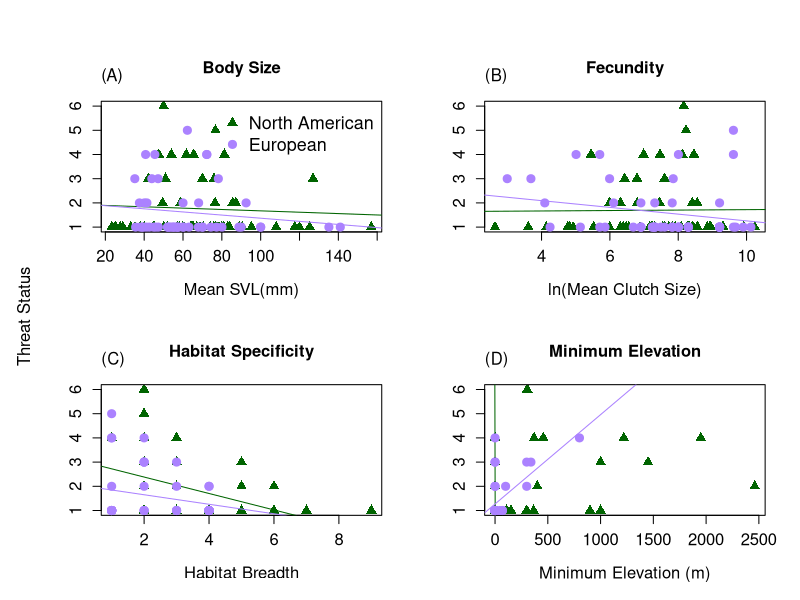
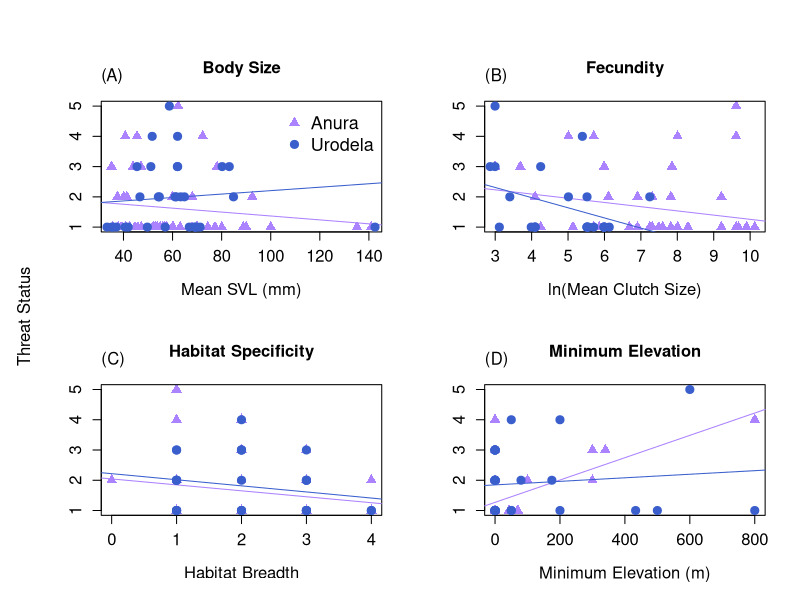

Recreate these plots in R, in order. (Note: this script raises an error after producing the figures.)
# ENEC 395 Undergraduate Research 
# Alicia Wood
# 4/28/17
# Correlates of Extinction Risk in European and North American Amphibians



### Setting the working directory 

setwd('~/Desktop/Extinction-Risk')

library(dplyr)
library(tidyr)



### Reading in raw data files

NAfrogs = read.table("NorthAmericanFrogs.txt", header=T, sep = '\t', quote = "\"")
NApaired = read.table("NorthAmericanFrogsPaired.txt", header=T, sep='\t', quote = "\"")
EuroAmphib = read.table("EuropeanAmphibians.txt", header=T, sep = '\t', quote = "\"", 
                        na.strings = "DD")
Taxonomy = read.table("Taxonomy.txt", header=T, sep = '\t', quote = "\"")



### Simplifying and preparing data for analysis

#Creating Habitat Breadth columns in both datasets
EuroAmphib$Forest <- apply(EuroAmphib[,c(123:131)], 1, sum)
EuroAmphib$Forest[EuroAmphib$Forest > 0] <- 1
EuroAmphib$Savanna <- apply(EuroAmphib[,c(132:133)], 1, sum)
EuroAmphib$Savanna[EuroAmphib$Savanna > 0] <- 1
EuroAmphib$Shrubland <- apply(EuroAmphib[,c(134:141)], 1, sum)
EuroAmphib$Shrubland[EuroAmphib$Shrubland > 0] <- 1
EuroAmphib$Grassland <- apply(EuroAmphib[,c(142:148)], 1, sum)
EuroAmphib$Grassland[EuroAmphib$Grassland > 0] <- 1
EuroAmphib$Wetlands <- apply(EuroAmphib[,c(149:164)], 1, sum)
EuroAmphib$Wetlands[EuroAmphib$Wetlands > 0] <- 1
EuroAmphib$RockyAreas[EuroAmphib$Habitat_RockyAreas_inland_cliffs_moutain_peaks == 1] <- 1
EuroAmphib$RockyAreas[EuroAmphib$Habitat_RockyAreas_inland_cliffs_moutain_peaks == 0] <- 0
EuroAmphib$Caves <- apply(EuroAmphib[,c(166:167)], 1, sum)
EuroAmphib$Caves[EuroAmphib$Caves > 0] <- 1
EuroAmphib$Deserts <- apply(EuroAmphib[,c(168:170)], 1, sum)
EuroAmphib$Deserts[EuroAmphib$Deserts > 0] <- 1
EuroAmphib$ArtificialTerrestrial <- apply(EuroAmphib[,c(171:176)], 1, sum)
EuroAmphib$ArtificialTerrestrial[EuroAmphib$ArtificialTerrestrial > 0] <- 1
EuroAmphib$Other[EuroAmphib$Habitat_Other_dunes == 1] <- 1
EuroAmphib$Other[EuroAmphib$Habitat_Other_dunes == 0] <- 0
EuroAmphib$HabitatBreadth <- apply(EuroAmphib[,c(255:264)], 1, sum)
NAfrogs$HabitatBreadth <- apply(NAfrogs[,c(22:33)], 1, sum)

#Condensing mean max and min Clutch Size into 1 mean Clutch Size column for NA dataset
NAfrogs$ClutchSize <- ifelse(is.na(NAfrogs$MeanClutchSize), ifelse(is.na(NAfrogs$MaxClutchSize), 
                      ifelse(is.na(NAfrogs$MinClutchSize), NA, NAfrogs$MinClutchSize),
                      ifelse(is.na(NAfrogs$MinClutchSize), NAfrogs$MaxClutchSize, 
                      rowMeans(NAfrogs[,c("MinClutchSize", "MaxClutchSize")]))), 
                      NAfrogs$MeanClutchSize)

#Simplifying NAfrogs SVL data into 1 Mean SVL column
NAfrogs$SVLunspecified <- ifelse(is.na(NAfrogs$MeanSVL_Unspecified_mm), 
                                 ifelse(is.na(NAfrogs$MaxSVL_Unspecified_mm),
                                        ifelse(is.na(NAfrogs$MinSVL_Unspecified_mm), NA, 
                                               NAfrogs$MinSVL_Unspecified_mm), 
                                        ifelse(is.na(NAfrogs$MinSVL_Unspecified_mm), 
                                               NAfrogs$MaxSVL_Unspecified_mm, 
                                               rowMeans(NAfrogs[,c("MinSVL_Unspecified_mm", 
                                                                   "MaxSVL_Unspecified_mm")]))), 
                                 NAfrogs$MeanSVL_Unspecified_mm)
NAfrogs$SVLfemale <- ifelse(is.na(NAfrogs$MeanSVL_Female_mm), 
                            ifelse(is.na(NAfrogs$MaxSVL_Female_mm), 
                                   ifelse(is.na(NAfrogs$MinSVL_Female_mm), NA, 
                                          NAfrogs$MinSVL_Female_mm), 
                                   ifelse(is.na(NAfrogs$MinSVL_Female_mm), 
                                          NAfrogs$MaxSVL_Female_mm, 
                                          rowMeans(NAfrogs[,c("MinSVL_Female_mm", 
                                                              "MaxSVL_Female_mm")]))), 
                            NAfrogs$MeanSVL_Female_mm)
NAfrogs$SVLmale <- ifelse(is.na(NAfrogs$MeanSVL_Male_mm), 
                          ifelse(is.na(NAfrogs$MaxSVL_Male_mm), 
                                 ifelse(is.na(NAfrogs$MinSVL_Male_mm), NA, 
                                        NAfrogs$MinSVL_Male_mm), 
                                 ifelse(is.na(NAfrogs$MinSVL_Male_mm), NAfrogs$MaxSVL_Male_mm, 
                                        rowMeans(NAfrogs[,c("MinSVL_Male_mm", 
                                                            "MaxSVL_Male_mm")]))), 
                          NAfrogs$MeanSVL_Male_mm)
NAfrogs$SVLMFmean <- rowMeans(NAfrogs[,c("SVLfemale", "SVLmale")])
NAfrogs$SVL <- ifelse(!is.na(NAfrogs$SVLunspecified) & !is.na(NAfrogs$SVLfemale) & 
                        !is.na(NAfrogs$SVLmale), rowMeans(NAfrogs[,c("SVLunspecified", 
                                                                     "SVLMFmean")]), 
                      ifelse(is.na(NAfrogs$SVLunspecified), 
                             ifelse(is.na(NAfrogs$SVLfemale), 
                                    ifelse(is.na(NAfrogs$SVLmale), NA, NAfrogs$SVLmale), 
                                    ifelse(is.na(NAfrogs$SVLmale), NAfrogs$SVLfemale, 
                                           NAfrogs$SVLMFmean)), NAfrogs$SVLunspecified))



### Organizing Threat Data

# Creating Continuous Threat Status Values in European Dataset
EuroAmphib$threat[EuroAmphib$IUCN_Status_LeastConcern == 1] <- 1
EuroAmphib$threat[EuroAmphib$IUCN_Status_NearThreatened == 1] <- 2
EuroAmphib$threat[EuroAmphib$IUCN_Status_Vulnerable == 1] <- 3
EuroAmphib$threat[EuroAmphib$IUCN_Status_Endangered == 1] <- 4
EuroAmphib$threat[EuroAmphib$IUCN_Status_CriticallyEndangered == 1] <- 5
# Creating Threat status ordinal values
threat = data.frame(IUCN_Threat_Status = c('LC', 'NT', 'VU', 'EN', 'CR', 'EW'),
                    threat = 1:6)



### Joining in taxonomy and threat datasets

NAfrogs <- merge(NAfrogs, Taxonomy, by = "SpeciesName") %>% left_join(threat)
EuroAmphib <- merge(EuroAmphib, Taxonomy, by = "SpeciesName")



### Dividing European dataset into Anura and Urodela order datasets

Efrogs <- EuroAmphib[EuroAmphib$Order == 'Anura',]
Esalamanders <- EuroAmphib[EuroAmphib$Order == 'Urodela',]



##### Plots and Linear Models

## North American and European Anura Comparison
pdf('plots/NA_Eur_anura.pdf', height = 8, width = 10)
par(mfrow=c(2,2), oma = c(0,2,2,0), cex.lab = 1.2, cex.axis = 1.2)
# SVL
plot(NAfrogs$SVL, NAfrogs$threat, xlab = "Mean SVL(mm)", ylab = "", 
     main = "Body Size", col = "darkgreen", pch = 17, cex = 1.3)
lm_svl_na = lm(NAfrogs$threat ~ NAfrogs$SVL)
abline(lm_svl_na, col = "darkgreen")
summary(lm_svl_na)
points(Efrogs$SVL_Unspecified_mm, Efrogs$threat, 
       col = "mediumpurple1", pch = 19, cex = 1.3)
lm_svl_e = lm(Efrogs$threat ~ Efrogs$SVL_Unspecified_mm)
abline(lm_svl_e, col = "mediumpurple1")
summary(lm_svl_e)
legend("topright", c("North American", "European"), pch = c(17,19), 
       col = c("darkgreen", "mediumpurple1"), cex = 1.3, bty = "n")
mtext("(A)", 3, adj = 0, line = 1)
# Clutch Size
plot(log(NAfrogs$ClutchSize), NAfrogs$threat, xlab = "ln(Mean Clutch Size)", ylab = "", 
     main = "Fecundity", col = "darkgreen", pch = 17, cex = 1.3)
lm_cs_na = lm(NAfrogs$threat ~ log(NAfrogs$ClutchSize))
abline(lm_cs_na, col = "darkgreen")
summary(lm_cs_na)
points(log(Efrogs$Number_of_eggs_or_offspring), Efrogs$threat, 
       col = "mediumpurple1", pch = 19, cex = 1.3)
lm_cs_e = lm(Efrogs$threat ~ log(Efrogs$Number_of_eggs_or_offspring))
abline(lm_cs_e, col = "mediumpurple1")
summary(lm_cs_e)
mtext("(B)", 3, adj = 0, line = 1)
# Habitat Breadth
plot(NAfrogs$HabitatBreadth, NAfrogs$threat, xlab = "Habitat Breadth", ylab = "", 
     main = "Habitat Specificity", col = "darkgreen", pch = 17, cex = 1.3)
lm_hb_na = lm(NAfrogs$threat ~ NAfrogs$HabitatBreadth)
abline(lm_hb_na, col = "darkgreen")
summary(lm_hb_na)
points(Efrogs$HabitatBreadth, Efrogs$threat, 
       col = "mediumpurple1", pch = 19, cex = 1.3)
lm_hb_e = lm(Efrogs$threat ~ Efrogs$HabitatBreadth)
abline(lm_hb_e, col = "mediumpurple1")
summary(lm_hb_e)
mtext("(C)", 3, adj = 0, line = 1)
# Minimum Elevation
plot(NAfrogs$MinElevation_m, NAfrogs$threat, xlab = "Minimum Elevation (m)", 
     ylab = "", main = "Minimum Elevation", 
     col = "darkgreen", pch = 17, cex = 1.3)
lm_me_na = lm(NAfrogs$threat ~ NAfrogs$MinElevation_m)
abline(lm_me_na, col = "darkgreen")
summary(lm_me_na)
points(Efrogs$Altitude_min, Efrogs$threat, col = "mediumpurple1", pch = 19, cex = 1.3)
lm_me_e = lm(Efrogs$threat ~ Efrogs$Altitude_min)
abline(lm_me_e, col = "mediumpurple1")
summary(lm_me_e)
mtext("(D)", 3, adj = 0, line = 1)
mtext("Threat Status", side = 2, outer = TRUE)
dev.off()

# Multi-Variable Linear Model North American Frogs
Multi_lm_na = lm(NAfrogs$threat ~ NAfrogs$SVL + NAfrogs$ClutchSize + 
                   NAfrogs$HabitatBreadth + NAfrogs$MinElevation_m)
summary(Multi_lm_na)
# Multi-Variable Linear Model European Frogs
Multi_lm_e = lm(Efrogs$threat ~ Efrogs$SVL_Unspecified_mm + 
                  Efrogs$Number_of_eggs_or_offspring + 
                  Efrogs$HabitatBreadth + Efrogs$Altitude_min)
summary(Multi_lm_e)


## European Anura and Urodela Comparison
pdf('plots/EurF_EurS.pdf', height = 8, width = 10)
par(mfrow=c(2,2), oma = c(0,2,2,0), cex.lab = 1.2, cex.axis = 1.2)
# SVL
plot(Efrogs$SVL_Unspecified_mm, Efrogs$threat, xlab = "Mean SVL (mm)", ylab = "", 
     col = "mediumpurple1", main = "Body Size", pch = 17, cex = 1.3)
lm_svl_f = lm(Efrogs$threat ~ Efrogs$SVL_Unspecified_mm)
abline(lm_svl_f, col = "mediumpurple1")
summary(lm_svl_f)
points(Esalamanders$SVL_Unspecified_mm, Esalamanders$threat, 
       col = "royalblue3", pch = 19, cex = 1.3)
lm_svl_s = lm(Esalamanders$threat ~ Esalamanders$SVL_Unspecified_mm)
abline(lm_svl_s, col = "royalblue3")
summary(lm_svl_s)
legend("topright", c("Anura", "Urodela"), pch = c(17,19), 
       col = c("mediumpurple1", "royalblue3"), cex = 1.3, bty = "n")
mtext("(A)", 3, adj = 0, line = 1)
# Clutch Size
plot(log(Efrogs$Number_of_eggs_or_offspring), Efrogs$threat, xlab = "ln(Mean Clutch Size)", 
     ylab = "", col = "mediumpurple1", main = "Fecundity", pch = 17, cex = 1.3)
lm_cs_f = lm(Efrogs$threat ~ log(Efrogs$Number_of_eggs_or_offspring))
abline(lm_cs_f, col = "mediumpurple1")
summary(lm_cs_f)
points(log(Esalamanders$Number_of_eggs_or_offspring), Esalamanders$threat, 
       col = "royalblue3", pch = 19, cex = 1.3)
lm_cs_s = lm(Esalamanders$threat ~ log(Esalamanders$Number_of_eggs_or_offspring))
abline(lm_cs_s, col = "royalblue3")
summary(lm_cs_s)
mtext("(B)", 3, adj = 0, line = 1)
# Habitat Breadth
plot(Efrogs$HabitatBreadth, Efrogs$threat, xlab = "Habitat Breadth", 
     ylab = "", col = "mediumpurple1", main = "Habitat Specificity", pch = 17, cex = 1.3)
lm_hb_f = lm(Efrogs$threat ~ Efrogs$HabitatBreadth)
abline(lm_hb_f, col = "mediumpurple1")
summary(lm_hb_f)
points(Esalamanders$HabitatBreadth, Esalamanders$threat, 
       col = "royalblue3", pch = 19, cex = 1.3)
lm_hb_s = lm(Esalamanders$threat ~ Esalamanders$HabitatBreadth)
abline(lm_hb_s, col = "royalblue3")
summary(lm_hb_s)
mtext("(C)", 3, adj = 0, line = 1)
# Minimum Elevation
plot(Efrogs$Altitude_min, Efrogs$threat, xlab = "Minimum Elevation (m)", 
     ylab = "", col = "mediumpurple1", 
     main = "Minimum Elevation", pch = 17, cex = 1.3)
lm_me_f = lm(Efrogs$threat ~ Efrogs$Altitude_min)
abline(lm_me_f, col = "mediumpurple1")
summary(lm_me_f)
points(Esalamanders$Altitude_min, Esalamanders$threat, 
       col = "royalblue3", pch = 19, cex = 1.3)
lm_me_s = lm(Esalamanders$threat ~ Esalamanders$Altitude_min)
abline(lm_me_s, col = "royalblue3")
summary(lm_me_s)
mtext("(D)", 3, adj = 0, line = 1)
mtext("Threat Status", outer = TRUE, side = 2)
dev.off()

# Multi-Variable Linear Model European Frogs
Multi_lm_e = lm(Efrogs$threat ~ Efrogs$SVL_Unspecified_mm + 
                  Efrogs$Number_of_eggs_or_offspring + 
                  Efrogs$HabitatBreadth + Efrogs$Altitude_min)
summary(Multi_lm_e)
# Multi-Variable Linear Model European Salamanders
Multi_lm_s = lm(Esalamanders$threat ~ Esalamanders$SVL_Unspecified_mm + 
                  Esalamanders$Number_of_eggs_or_offspring + 
                  Esalamanders$HabitatBreadth + 
                  Esalamanders$Altitude_min)
summary(Multi_lm_s)



#### Paired Analysis

#preparing the paired dataset
NApaired$HabitatBreadth1 <- apply(NApaired[,c(24:35)], 1, sum)
NApaired$HabitatBreadth2 <- apply(NApaired[,c(63:74)], 1, sum)

NApaired$ClutchSize1 <- ifelse(is.na(NApaired$MeanClutchSize1), 
                               ifelse(is.na(NApaired$MaxClutchSize1), 
                                      ifelse(is.na(NApaired$MinClutchSize1), NA, 
                                             NApaired$MinClutchSize1), 
                                      ifelse(is.na(NApaired$MinClutchSize1), 
                                             NApaired$MaxClutchSize1, 
                                             rowMeans(NApaired[,c("MinClutchSize1", 
                                                                  "MaxClutchSize1")]))), 
                               NApaired$MeanClutchSize1)
NApaired$ClutchSize2 <- ifelse(is.na(NApaired$MeanClutchSize2), 
                               ifelse(is.na(NApaired$MaxClutchSize2), 
                                      ifelse(is.na(NApaired$MinClutchSize2), NA, 
                                             NApaired$MinClutchSize2), 
                                      ifelse(is.na(NApaired$MinClutchSize2), 
                                             NApaired$MaxClutchSize2, 
                                             rowMeans(NApaired[,c("MinClutchSize2", 
                                                                  "MaxClutchSize2")]))), 
                               NApaired$MeanClutchSize2)

NApaired$SVLunspecified1 <- ifelse(is.na(NApaired$MeanSVL_Unspecified_mm1), 
                                   ifelse(is.na(NApaired$MaxSVL_Unspecified_mm1), 
                                          ifelse(is.na(NApaired$MinSVL_Unspecified_mm1), NA, 
                                                 NApaired$MinSVL_Unspecified_mm1), 
                                          ifelse(is.na(NApaired$MinSVL_Unspecified_mm1), 
                                                 NApaired$MaxSVL_Unspecified_mm1, 
                                                 rowMeans(NApaired[,c("MinSVL_Unspecified_mm1", 
                                                                      "MaxSVL_Unspecified_mm1")]))), 
                                   NApaired$MeanSVL_Unspecified_mm1)
NApaired$SVLfemale1 <- ifelse(is.na(NApaired$MeanSVL_Female_mm1), 
                              ifelse(is.na(NApaired$MaxSVL_Female_mm1), 
                                     ifelse(is.na(NApaired$MinSVL_Female_mm1), NA, 
                                            NApaired$MinSVL_Female_mm1), 
                                     ifelse(is.na(NApaired$MinSVL_Female_mm1), 
                                            NApaired$MaxSVL_Female_mm1, 
                                            rowMeans(NApaired[,c("MinSVL_Female_mm1", 
                                                                 "MaxSVL_Female_mm1")]))), 
                              NApaired$MeanSVL_Female_mm1)
NApaired$SVLmale1 <- ifelse(is.na(NApaired$MeanSVL_Male_mm1), 
                            ifelse(is.na(NApaired$MaxSVL_Male_mm1), 
                                   ifelse(is.na(NApaired$MinSVL_Male_mm1), NA, 
                                          NApaired$MinSVL_Male_mm1), 
                                   ifelse(is.na(NApaired$MinSVL_Male_mm1), 
                                          NApaired$MaxSVL_Male_mm1, 
                                          rowMeans(NApaired[,c("MinSVL_Male_mm1", 
                                                               "MaxSVL_Male_mm1")]))), 
                            NApaired$MeanSVL_Male_mm1)
NApaired$SVLMFmean1 <- rowMeans(NApaired[,c("SVLfemale1", "SVLmale1")])
NApaired$SVL1 <- ifelse(!is.na(NApaired$SVLunspecified1) & !is.na(NApaired$SVLfemale1) & 
                          !is.na(NApaired$SVLmale1),
                        rowMeans(NApaired[,c("SVLunspecified1", "SVLMFmean1")]), 
                        ifelse(is.na(NApaired$SVLunspecified1), 
                               ifelse(is.na(NApaired$SVLfemale1), 
                                      ifelse(is.na(NApaired$SVLmale1), NA, 
                                             NApaired$SVLmale1), 
                                      ifelse(is.na(NApaired$SVLmale1), 
                                             NApaired$SVLfemale1, NApaired$SVLMFmean1)), 
                               NApaired$SVLunspecified1))
NApaired$SVLunspecified2 <- ifelse(is.na(NApaired$MeanSVL_Unspecified_mm2), 
                                   ifelse(is.na(NApaired$MaxSVL_Unspecified_mm2), 
                                          ifelse(is.na(NApaired$MinSVL_Unspecified_mm2), NA, 
                                                 NApaired$MinSVL_Unspecified_mm2), 
                                          ifelse(is.na(NApaired$MinSVL_Unspecified_mm2), 
                                                 NApaired$MaxSVL_Unspecified_mm2, 
                                                 rowMeans(NApaired[,c("MinSVL_Unspecified_mm2", 
                                                                      "MaxSVL_Unspecified_mm2")]))), 
                                   NApaired$MeanSVL_Unspecified_mm2)
NApaired$SVLfemale2 <- ifelse(is.na(NApaired$MeanSVL_Female_mm2), 
                              ifelse(is.na(NApaired$MaxSVL_Female_mm2), 
                                     ifelse(is.na(NApaired$MinSVL_Female_mm2), NA, 
                                            NApaired$MinSVL_Female_mm2), 
                                     ifelse(is.na(NApaired$MinSVL_Female_mm2), 
                                            NApaired$MaxSVL_Female_mm2, 
                                            rowMeans(NApaired[,c("MinSVL_Female_mm2", 
                                                                 "MaxSVL_Female_mm2")]))), 
                              NApaired$MeanSVL_Female_mm2)
NApaired$SVLmale2 <- ifelse(is.na(NApaired$MeanSVL_Male_mm2), 
                            ifelse(is.na(NApaired$MaxSVL_Male_mm2), 
                                   ifelse(is.na(NApaired$MinSVL_Male_mm2), NA, 
                                          NApaired$MinSVL_Male_mm2), 
                                   ifelse(is.na(NApaired$MinSVL_Male_mm2), 
                                          NApaired$MaxSVL_Male_mm2, 
                                          rowMeans(NApaired[,c("MinSVL_Male_mm2", 
                                                               "MaxSVL_Male_mm2")]))), 
                            NApaired$MeanSVL_Male_mm2)
NApaired$SVLMFmean2 <- rowMeans(NApaired[,c("SVLfemale2", "SVLmale2")])
NApaired$SVL2 <- ifelse(!is.na(NApaired$SVLunspecified2) & !is.na(NApaired$SVLfemale2) & 
                          !is.na(NApaired$SVLmale2), 
                        rowMeans(NApaired[,c("SVLunspecified2", "SVLMFmean2")]), 
                        ifelse(is.na(NApaired$SVLunspecified2), 
                               ifelse(is.na(NApaired$SVLfemale2), 
                                      ifelse(is.na(NApaired$SVLmale2), NA, 
                                             NApaired$SVLmale2), 
                                      ifelse(is.na(NApaired$SVLmale2), NApaired$SVLfemale2, 
                                             NApaired$SVLMFmean2)), NApaired$SVLunspecified2))

## Wilcoxon Tests
wilcox.test(NApaired$SVL1, NApaired$SVL2, paired = TRUE)
wilcox.test(NApaired$ClutchSize1, NApaired$ClutchSize2, paired = TRUE)
wilcox.test(NApaired$HabitatBreadth1, NApaired$HabitatBreadth2, paired = TRUE)
wilcox.test(NApaired$MinElevation_m1, NApaired$MinElevation_m2, paired = TRUE)

## Creating Ratio Columns
NApaired$SVLratio = NApaired$SVL1 / NApaired$SVL2
NApaired$ClutchSizeratio = NApaired$ClutchSize1 / NApaired$ClutchSize2
NApaired$HabitatBreadthratio = NApaired$HabitatBreadth1 / NApaired$HabitatBreadth2
NApaired$MinElevationratio = (NApaired$MinElevation_m1 + 1) / (NApaired$MinElevation_m2 + 1)

## Paired Ratio Boxplots
pdf('plots/pairedratio.pdf', height = 8, width = 10)
par(oma = c(0,1,0,0), cex.lab = 1.3, cex.axis = 1.2)
boxplot(log(NApaired[, c('SVLratio', 'ClutchSizeratio', 
                     'HabitatBreadthratio', "MinElevationratio")]), 
        names = c("Mean SVL (mm)", "Mean Clutch Size", 
                  "Habitat Breadth", "Minimum Elevation (m)"), 
        ylab = "Log( non-threatened / threatened )")
abline(h=0, col = "blue", cex = 1.2)
text(x=1, y=4, labels = "P = 0.417", cex = 1.3)
text(x=2, y=4, labels = "P = 0.073", cex = 1.3)
text(x=3, y=4, labels = "P = 0.023", cex = 1.3)
text(x=4, y=4, labels = "P = 0.018", cex = 1.3)
dev.off()
